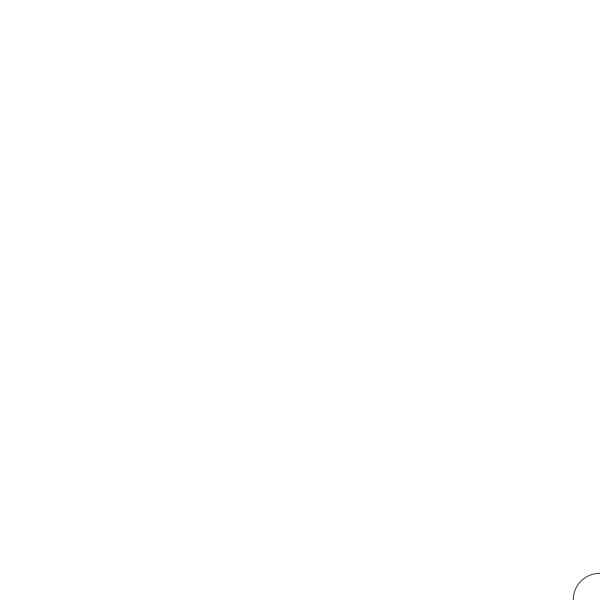
Frame 1 (no input)
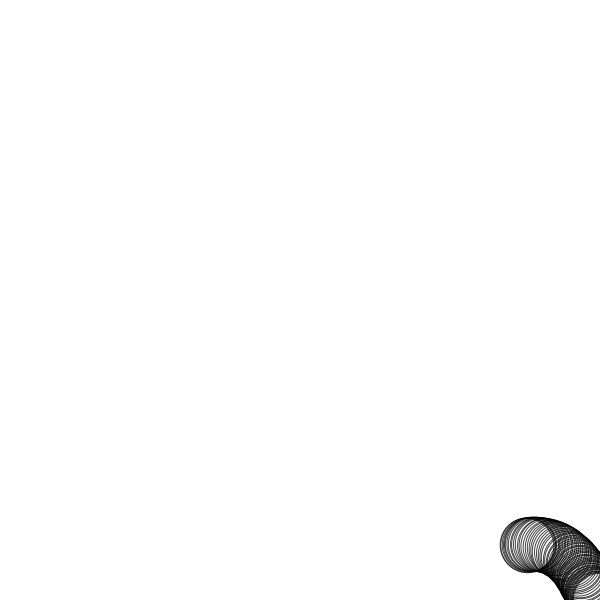
Frame 60 (the mouse pressed at the canvas centre just before this capture)
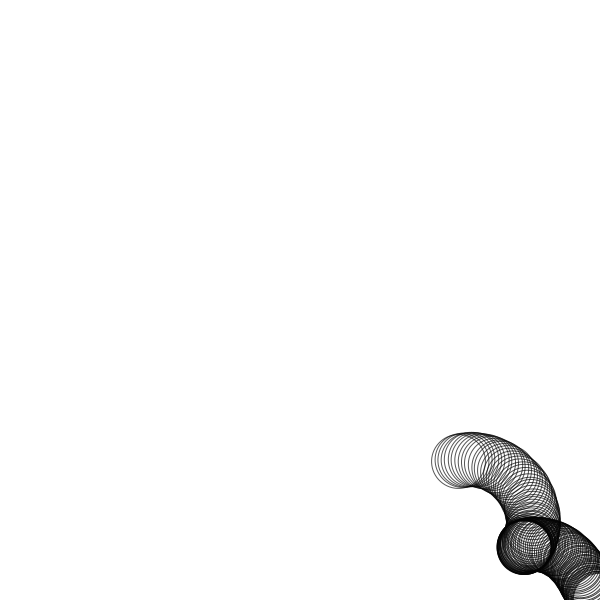
Frame 120 (the mouse held since frame 60 and released just before this capture)

The Processing sketch that drew these frames (run headless with seeded random() and noise(); from frame 60 on, the mouse is pressed at the canvas centre):

// Processing sketch: processing_29105
// ── processing_29105.pde

void setup(){
  size(600,600);
  background(255);
  smooth();
}


int x= 12;
float i= 0;
 float r;
int a=600;
int b=20;


void draw() 
{
    noStroke();
 

    if (i<=150){ //no of times it runs
     
    pushMatrix();
    translate(a,a);

    // r= 1+(4*10); //radius
    
    fill(random(0,50),random(0,50),100,40);
   
    noStroke();
   
   x-=5;
    
    rotate(radians(x)); //angle of rotation of each circle wrt each other
    stroke(3,200-i);
    noFill();
    ellipse(0,i,54,54);
    
    popMatrix();
  
    i=i+0.25; //increment
    
    a-=0.1; //translation point
    //b+=0.1;

    
}
  
  } 
  
